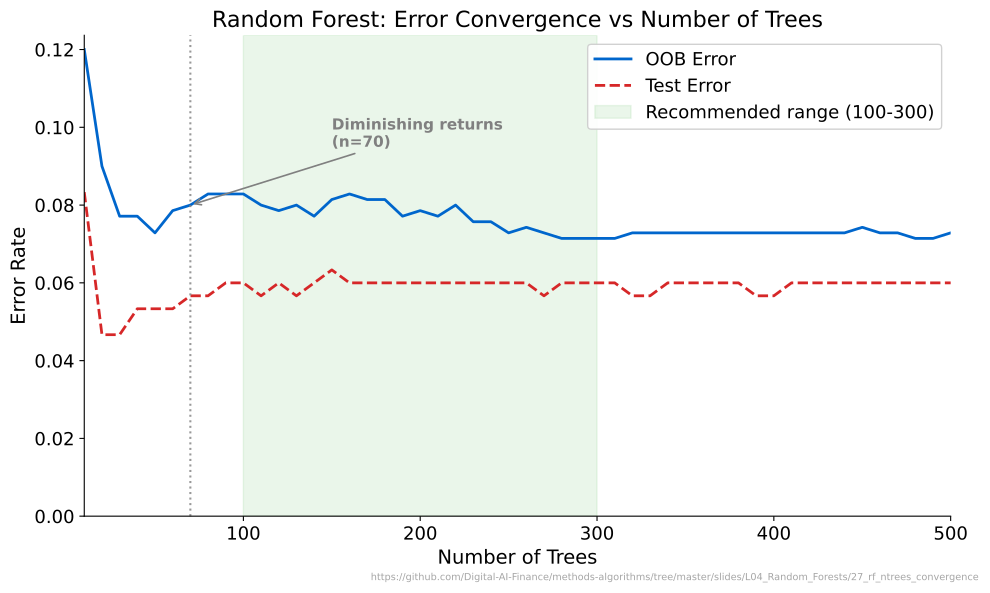

This chart was generated by the following Python code:
"""Random Forest: Error Convergence vs Number of Trees"""
import matplotlib.pyplot as plt
import numpy as np
from pathlib import Path
from sklearn.datasets import make_classification
from sklearn.ensemble import RandomForestClassifier
from sklearn.model_selection import train_test_split

CHART_METADATA = {
    'title': 'Random Forest: Error Convergence vs Number of Trees',
    'description': 'OOB and test error as number of trees grows, showing diminishing returns',
    'url': 'https://github.com/Digital-AI-Finance/methods-algorithms/tree/master/slides/L04_Random_Forests/27_rf_ntrees_convergence'
}

plt.rcParams.update({
    'font.size': 14, 'axes.labelsize': 14, 'axes.titlesize': 16,
    'xtick.labelsize': 13, 'ytick.labelsize': 13, 'legend.fontsize': 13,
    'figure.figsize': (10, 6), 'figure.dpi': 150,
    'axes.spines.top': False,
    'axes.spines.right': False,
})

MLPURPLE = '#3333B2'
MLBLUE = '#0066CC'
MLORANGE = '#FF7F0E'
MLGREEN = '#2CA02C'
MLRED = '#D62728'

X, y = make_classification(n_samples=1000, n_features=10, n_informative=5, random_state=42)
X_train, X_test, y_train, y_test = train_test_split(X, y, test_size=0.3, random_state=42)

n_values = list(range(10, 501, 10))
oob_errors = []
test_errors = []

rf = RandomForestClassifier(warm_start=True, oob_score=True, random_state=42)
for n in n_values:
    rf.n_estimators = n
    rf.fit(X_train, y_train)
    oob_errors.append(1.0 - rf.oob_score_)
    test_errors.append(1.0 - rf.score(X_test, y_test))

# Find diminishing returns point: where improvement drops below 0.1% (0.001)
diminishing_idx = None
for i in range(1, len(oob_errors)):
    improvement = oob_errors[i - 1] - oob_errors[i]
    if improvement < 0.001 and i > 5:
        diminishing_idx = i
        break

fig, ax = plt.subplots()

ax.plot(n_values, oob_errors, color=MLBLUE, linewidth=2.0, label='OOB Error')
ax.plot(n_values, test_errors, color=MLRED, linewidth=2.0, linestyle='--', label='Test Error')

# Shade recommended range
ax.axvspan(100, 300, alpha=0.1, color=MLGREEN, label='Recommended range (100-300)')

# Diminishing returns line
if diminishing_idx is not None:
    dim_n = n_values[diminishing_idx]
    ax.axvline(x=dim_n, color='gray', linestyle=':', linewidth=1.5, alpha=0.8)
    ax.annotate(f'Diminishing returns\n(n={dim_n})',
                xy=(dim_n, oob_errors[diminishing_idx]),
                xytext=(dim_n + 80, oob_errors[diminishing_idx] + 0.015),
                fontsize=11, color='gray', fontweight='bold',
                arrowprops=dict(arrowstyle='->', color='gray', lw=1.2))

ax.set_xlabel('Number of Trees')
ax.set_ylabel('Error Rate')
ax.set_title(CHART_METADATA['title'])
ax.legend(loc='upper right', framealpha=0.9)
ax.set_xlim([10, 500])
ax.set_ylim(bottom=0)

plt.figtext(0.99, 0.01, CHART_METADATA['url'],
            fontsize=7, color='gray', ha='right', va='bottom', alpha=0.7)
plt.tight_layout()
plt.savefig(Path(__file__).parent / 'chart.pdf', dpi=300, bbox_inches='tight')
plt.close()
print("Chart saved: 27_rf_ntrees_convergence/chart.pdf")
